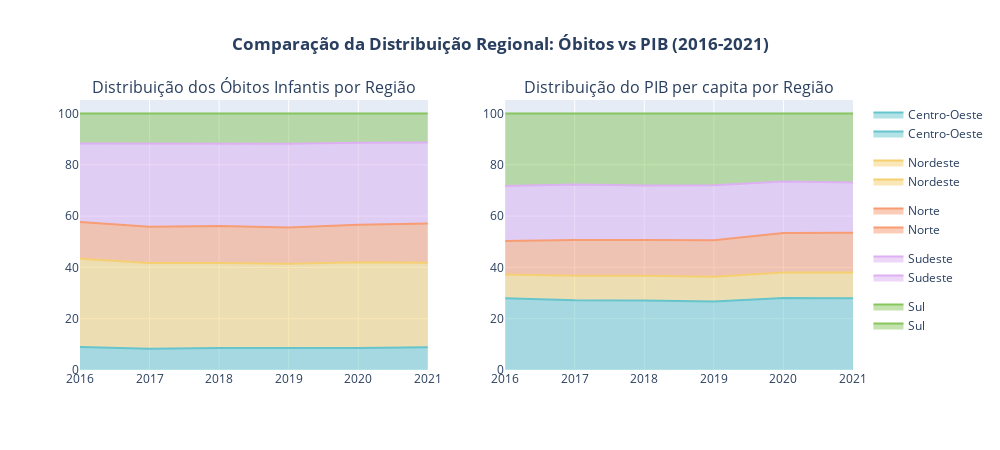

The notebook cell saved with this chart:
### Markdown cell above
#### 📊 Análise da Relação entre PIB per Capita e Mortalidade Infantil
Investigar se existe correlação significativa entre o desenvolvimento econômico regional (medido pelo PIB per capita) e os índices de mortalidade infantil no período 2016-2021.

### Code cell
# 1. Preparação dos dados
df_obitos = pd.read_csv('dataFrame/BrStatsAtualizada.csv', sep=';', low_memory=False)
df_pib = pd.read_csv('pib_per_capita/pib_per_capita_regioes.csv')

# Converter dados numéricos
df_obitos['NrObitosInfantis'] = df_obitos['NrObitosInfantis'].astype(str).str.replace('.','').str.replace(',','.').astype(float)
df_obitos['Ano'] = df_obitos['Ano'].astype(str)
df_pib['Ano'] = df_pib['Ano'].astype(str)

# Agregar e juntar dados
df_agregado = df_obitos.groupby(['Ano', 'Regiao'])['NrObitosInfantis'].sum().reset_index()
df_final = pd.merge(df_agregado, df_pib, on=['Ano', 'Regiao'])

# 2. Criar gráfico de área percentual para Óbitos
fig_obitos = px.area(
    df_final,
    x='Ano',
    y='NrObitosInfantis',
    color='Regiao',
    title='<b>Distribuição Percentual dos Óbitos Infantis por Região</b>',
    labels={'NrObitosInfantis': 'Participação % nos Óbitos', 'Ano': 'Ano'},
    groupnorm='percent',  # Normaliza para 100%
    color_discrete_sequence=px.colors.qualitative.Pastel
)

# 3. Criar gráfico de área percentual para PIB
fig_pib = px.area(
    df_final,
    x='Ano',
    y='PIB_per_capita',
    color='Regiao',
    title='<b>Distribuição Percentual do PIB per capita por Região</b>',
    labels={'PIB_per_capita': 'Participação % no PIB', 'Ano': 'Ano'},
    groupnorm='percent',  # Normaliza para 100%
    color_discrete_sequence=px.colors.qualitative.Pastel
)

# 4. Ajustar layouts
for fig in [fig_obitos, fig_pib]:
    fig.update_layout(
        height=400,
        width=800,
        hovermode='x unified',
        yaxis=dict(ticksuffix='%'),
        legend=dict(orientation='h', yanchor='bottom', y=1.02),
        margin=dict(l=50, r=50, t=80, b=50)
    )
    fig.update_traces(
        hovertemplate='<b>%{color}</b><br>Ano: %{x}<br>Participação: %{y:.1f}%'
    )

# 5. Exibir gráficos lado a lado
from plotly.subplots import make_subplots

final_fig = make_subplots(rows=1, cols=2, subplot_titles=(
    'Distribuição dos Óbitos Infantis por Região',
    'Distribuição do PIB per capita por Região'
))

for trace in fig_obitos.data:
    final_fig.add_trace(trace, row=1, col=1)
    
for trace in fig_pib.data:
    final_fig.add_trace(trace, row=1, col=2)

final_fig.update_layout(
    height=450,
    width=1000,
    showlegend=True,
    title_text='<b>Comparação da Distribuição Regional: Óbitos vs PIB (2016-2021)</b>',
    title_x=0.5
)

final_fig.show()

### Figure 1 — Plotly figure (JSON) as saved in the notebook; plotly's stock layout.template omitted (floating-point values rounded to 4 significant figures)
{"data": [{"fillpattern": {"shape": ""}, "groupnorm": "percent", "hovertemplate": "<b>%{color}</b><br>Ano: %{x}<br>Participação: %{y:.1f}%", "legendgroup": "Centro-Oeste", "line": {"color": "rgb(102, 197, 204)"}, "marker": {"symbol": "circle"}, "mode": "lines", "name": "Centro-Oeste", "orientation": "v", "showlegend": true, "stackgroup": "1", "type": "scatter", "x": ["2016", "2017", "2018", "2019", "2020", "2021"], "xaxis": "x", "y": [2978.0, 2845.0, 2901.0, 2854.0, 2578.0, 2687.0], "yaxis": "y"}, {"fillpattern": {"shape": ""}, "groupnorm": "percent", "hovertemplate": "<b>%{color}</b><br>Ano: %{x}<br>Participação: %{y:.1f}%", "legendgroup": "Nordeste", "line": {"color": "rgb(246, 207, 113)"}, "marker": {"symbol": "circle"}, "mode": "lines", "name": "Nordeste", "orientation": "v", "showlegend": true, "stackgroup": "1", "type": "scatter", "x": ["2016", "2017", "2018", "2019", "2020", "2021"], "xaxis": "x", "y": [11490.0, 11480.0, 11300.0, 11020.0, 9983.0, 10040.0], "yaxis": "y"}, {"fillpattern": {"shape": ""}, "groupnorm": "percent", "hovertemplate": "<b>%{color}</b><br>Ano: %{x}<br>Participação: %{y:.1f}%", "legendgroup": "Norte", "line": {"color": "rgb(248, 156, 116)"}, "marker": {"symbol": "circle"}, "mode": "lines", "name": "Norte", "orientation": "v", "showlegend": true, "stackgroup": "1", "type": "scatter", "x": ["2016", "2017", "2018", "2019", "2020", "2021"], "xaxis": "x", "y": [4765.0, 4820.0, 4890.0, 4732.0, 4379.0, 4638.0], "yaxis": "y"}, {"fillpattern": {"shape": ""}, "groupnorm": "percent", "hovertemplate": "<b>%{color}</b><br>Ano: %{x}<br>Participação: %{y:.1f}%", "legendgroup": "Sudeste", "line": {"color": "rgb(220, 176, 242)"}, "marker": {"symbol": "circle"}, "mode": "lines", "name": "Sudeste", "orientation": "v", "showlegend": true, "stackgroup": "1", "type": "scatter", "x": ["2016", "2017", "2018", "2019", "2020", "2021"], "xaxis": "x", "y": [10220.0, 11130.0, 10990.0, 10920.0, 9567.0, 9622.0], "yaxis": "y"}, {"fillpattern": {"shape": ""}, "groupnorm": "percent", "hovertemplate": "<b>%{color}</b><br>Ano: %{x}<br>Participação: %{y:.1f}%", "legendgroup": "Sul", "line": {"color": "rgb(135, 197, 95)"}, "marker": {"symbol": "circle"}, "mode": "lines", "name": "Sul", "orientation": "v", "showlegend": true, "stackgroup": "1", "type": "scatter", "x": ["2016", "2017", "2018", "2019", "2020", "2021"], "xaxis": "x", "y": [3898.0, 4031.0, 3931.0, 3947.0, 3397.0, 3425.0], "yaxis": "y"}, {"fillpattern": {"shape": ""}, "groupnorm": "percent", "hovertemplate": "<b>%{color}</b><br>Ano: %{x}<br>Participação: %{y:.1f}%", "legendgroup": "Centro-Oeste", "line": {"color": "rgb(102, 197, 204)"}, "marker": {"symbol": "circle"}, "mode": "lines", "name": "Centro-Oeste", "orientation": "v", "showlegend": true, "stackgroup": "1", "type": "scatter", "x": ["2016", "2017", "2018", "2019", "2020", "2021"], "xaxis": "x2", "y": [31210.0, 31690.0, 33630.0, 34710.0, 43260.0, 55590.0], "yaxis": "y2"}, {"fillpattern": {"shape": ""}, "groupnorm": "percent", "hovertemplate": "<b>%{color}</b><br>Ano: %{x}<br>Participação: %{y:.1f}%", "legendgroup": "Nordeste", "line": {"color": "rgb(246, 207, 113)"}, "marker": {"symbol": "circle"}, "mode": "lines", "name": "Nordeste", "orientation": "v", "showlegend": true, "stackgroup": "1", "type": "scatter", "x": ["2016", "2017", "2018", "2019", "2020", "2021"], "xaxis": "x2", "y": [10260.0, 11210.0, 12050.0, 12660.0, 15290.0, 19940.0], "yaxis": "y2"}, {"fillpattern": {"shape": ""}, "groupnorm": "percent", "hovertemplate": "<b>%{color}</b><br>Ano: %{x}<br>Participação: %{y:.1f}%", "legendgroup": "Norte", "line": {"color": "rgb(248, 156, 116)"}, "marker": {"symbol": "circle"}, "mode": "lines", "name": "Norte", "orientation": "v", "showlegend": true, "stackgroup": "1", "type": "scatter", "x": ["2016", "2017", "2018", "2019", "2020", "2021"], "xaxis": "x2", "y": [14650.0, 16270.0, 17310.0, 18440.0, 23680.0, 30630.0], "yaxis": "y2"}, {"fillpattern": {"shape": ""}, "groupnorm": "percent", "hovertemplate": "<b>%{color}</b><br>Ano: %{x}<br>Participação: %{y:.1f}%", "legendgroup": "Sudeste", "line": {"color": "rgb(220, 176, 242)"}, "marker": {"symbol": "circle"}, "mode": "lines", "name": "Sudeste", "orientation": "v", "showlegend": true, "stackgroup": "1", "type": "scatter", "x": ["2016", "2017", "2018", "2019", "2020", "2021"], "xaxis": "x2", "y": [23870.0, 25230.0, 26400.0, 27900.0, 31050.0, 38930.0], "yaxis": "y2"}, {"fillpattern": {"shape": ""}, "groupnorm": "percent", "hovertemplate": "<b>%{color}</b><br>Ano: %{x}<br>Participação: %{y:.1f}%", "legendgroup": "Sul", "line": {"color": "rgb(135, 197, 95)"}, "marker": {"symbol": "circle"}, "mode": "lines", "name": "Sul", "orientation": "v", "showlegend": true, "stackgroup": "1", "type": "scatter", "x": ["2016", "2017", "2018", "2019", "2020", "2021"], "xaxis": "x2", "y": [31520.0, 32280.0, 34940.0, 36430.0, 40790.0, 53440.0], "yaxis": "y2"}], "layout": {"annotations": [{"font": {"size": 16}, "showarrow": false, "text": "Distribuição dos Óbitos Infantis por Região", "x": 0.225, "xanchor": "center", "xref": "paper", "y": 1, "yanchor": "bottom", "yref": "paper"}, {"font": {"size": 16}, "showarrow": false, "text": "Distribuição do PIB per capita por Região", "x": 0.775, "xanchor": "center", "xref": "paper", "y": 1, "yanchor": "bottom", "yref": "paper"}], "height": 450, "showlegend": true, "title": {"text": "<b>Comparação da Distribuição Regional: Óbitos vs PIB (2016-2021)</b>", "x": 0.5}, "width": 1000, "xaxis": {"anchor": "y", "domain": [0, 0.45]}, "xaxis2": {"anchor": "y2", "domain": [0.55, 1]}, "yaxis": {"anchor": "x", "domain": [0, 1]}, "yaxis2": {"anchor": "x2", "domain": [0, 1]}}}
